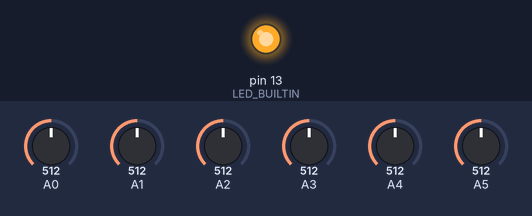
Simulated run of this sketch. Board: Arduino Leonardo, built with avr-gcc and run on an emulated ATmega32U4. On the bench: output pins drawn as LEDs (lit = HIGH). The inputs (shaded band) are chosen by the test bench; at power-on: A2 = 512, A0 = 512, A1 = 512, A3 = 512, A4 = 512, A5 = 512. What the sketch prints to the serial monitor is not drawn.

Above: at 4.2 s.
4.3 s: A2 set to 419
5.8 s: A2 set to 395
Timing chart, 0 to 8.8 s (numbered marks = the images above; inputs shaded):
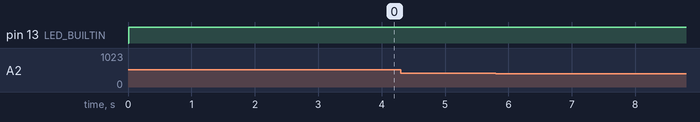

The sketch:

body808.ino
```cpp
/*
  body808 — body percussion with piezo sensors -> MIDI

  Board: Arduino Mega 2560
  Up to 6 piezo discs on A0..A5. Each hit becomes a MIDI Note On whose
  velocity follows how hard you hit, on MIDI channel 10 (drums).

  Wiring per piezo (repeat for each analog pin). The protection is NOT
  optional: a hard hit gives tens of volts, the pin survives -0.5..5.5 V.
  See docs/hardware.md and docs/protection-circuit.svg.

      piezo red ---+----[ R2 10k ]----+----[ R3 1k ]----> A0..A5
                   |                  |
                R1 1M          D1 zener 5.1 V (BZX55C5V1)
                   |             band (cathode) on this node, anode to GND
                   |                  |
      piezo black -+------------------+-----------------> GND

  Output (pick with MIDI_MODE below):
    MIDI_MODE_DISPLAY     human-readable hits on the USB serial monitor (115200)
    MIDI_MODE_SERIAL      real MIDI bytes on Serial1 / TX1 (pin 18) at 31250 baud,
                          for a 5-pin DIN socket or a wireless MIDI transmitter
    MIDI_MODE_USB_SERIAL  raw MIDI bytes on the USB serial port (115200), for
                          tools/serial_midi_bridge.py on the PC
  DISPLAY and USB_SERIAL both use the USB port, so don't enable both.

  Set CALIBRATE to 1 to stream the raw sensor values to the Arduino
  Serial Plotter, then tune threshold / maxLevel for each pad.
*/

#define MIDI_MODE_DISPLAY (1 << 0)
#define MIDI_MODE_SERIAL (1 << 1)
#define MIDI_MODE_USB_SERIAL (1 << 2)

//#define MIDI_MODE (MIDI_MODE_DISPLAY | MIDI_MODE_SERIAL)
#define MIDI_MODE MIDI_MODE_DISPLAY

#define CALIBRATE 0

// Optional global sensitivity knob: a 10k potentiometer between 5V and GND,
// wiper on SENSITIVITY_PIN. Middle = thresholds as configured, left = half as
// sensitive, right = twice as sensitive. Keep it at 0 when no knob is wired:
// an unconnected pin reads noise and the sensitivity would jump around.
#define SENSITIVITY_KNOB 0
const uint8_t SENSITIVITY_PIN = A6;

#if (MIDI_MODE & MIDI_MODE_DISPLAY) && (MIDI_MODE & MIDI_MODE_USB_SERIAL)
#error "MIDI_MODE_DISPLAY and MIDI_MODE_USB_SERIAL both use the USB serial port"
#endif

const uint8_t MIDI_CHANNEL = 9;  // 0-based: 9 = MIDI channel 10, the drum channel

// Timing of the hit detector (all in microseconds)
const unsigned long SCAN_US = 2500;       // after crossing threshold, look this long for the peak
const unsigned long MASK_US = 30000;      // ignore the pad this long after a hit (ringing)
const unsigned long DECAY_US = 50000;     // then the retrigger threshold decays over this long
const unsigned long NOTE_LEN_US = 60000;  // Note Off this long after Note On
const unsigned long XTALK_US = 8000;      // crosstalk window between pads

const float RETRIGGER_RATIO = 0.25;  // right after a hit, need this fraction of its peak to retrigger
// RETRIGGER_RATIO and DECAY_US come from sim/tuning.py: lower values let the zener's
// tail after a hard hit play a second note (docs/simulation.md).
const float XTALK_RATIO = 0.4;      // drop a hit weaker than this fraction of a near-simultaneous hit on another pad
const float VELOCITY_CURVE = 0.6;   // <1 = soft hits louder, 1 = linear, >1 = need to hit harder

enum class MidiCommand {
  NOTE_OFF = 0x80,
  NOTE_ON = 0x90,
  POLY_PRESSURE = 0xA0,
  CONTROL_CHANGE = 0xB0,
  PROGRAM_CHANGE = 0xC0,
  CHANNEL_PRESSURE = 0xD0,
  PITCH_BEND = 0xE0
};

enum class PadState { IDLE, SCANNING, MASKED };

struct Pad {
  // configuration
  const char *name;
  uint8_t pin;
  uint8_t note;       // General MIDI drum map
  int threshold;      // raw ADC value (0..1023) below which nothing happens
  int maxLevel;       // raw ADC value that gives velocity 127
  // runtime
  PadState state;
  int peak;
  unsigned long scanStart;
  unsigned long lastHit;
  int lastPeak;
  bool noteIsOn;
};

// One pad per sound, in a fixed order. Where each pad sits on the body is up to
// you: plug it into the input of the sound you want, then calibrate. Notes follow
// the GM drum map, so any drum kit or sampler works before you load beatbox samples.
// Same order and notes as PADS in tools/make_hydrogen_kit.py.
Pad pads[] = {
  { "kick", A0, 36, 40, 600 },
  { "snare", A1, 38, 40, 600 },
  { "hihat", A2, 42, 40, 600 },
  { "bass", A3, 35, 40, 600 },
  { "clap", A4, 39, 40, 600 },
  { "openhat", A5, 46, 40, 600 },
};
const uint8_t PAD_COUNT = sizeof(pads) / sizeof(pads[0]);

// Multiplies every pad's threshold and maxLevel: 0.5 = twice as sensitive,
// 2 = half as sensitive. Set by the sensitivity knob, 1 without it.
float levelScale = 1.0;

int padThreshold(const Pad &pad) {
  return (int)(pad.threshold * levelScale);
}

int padMaxLevel(const Pad &pad) {
  int threshold = padThreshold(pad);
  return constrain((int)(pad.maxLevel * levelScale), threshold + 1, 1023);
}

void midiSend(uint8_t status, uint8_t data1, uint8_t data2) {
  if (MIDI_MODE & MIDI_MODE_SERIAL) {
    Serial1.write(status);
    Serial1.write(data1);
    Serial1.write(data2);
  }
  if (MIDI_MODE & MIDI_MODE_USB_SERIAL) {
    Serial.write(status);
    Serial.write(data1);
    Serial.write(data2);
  }
}

void writeMidiNote(MidiCommand command, const Pad &pad, uint8_t velocity) {
  midiSend((uint8_t)command | MIDI_CHANNEL, pad.note, velocity);

  if (MIDI_MODE & MIDI_MODE_DISPLAY) {
    if (command == MidiCommand::NOTE_ON) {
      Serial.print(F("Note On : "));
      Serial.print(pad.name);
      Serial.print(F(" note="));
      Serial.print(pad.note);
      Serial.print(F(" vel="));
      Serial.print(velocity);
      Serial.print(F(" peak="));
      Serial.println(pad.peak);
    }
  }
}

uint8_t peakToVelocity(const Pad &pad, int peak) {
  int threshold = padThreshold(pad);
  float x = float(peak - threshold) / float(padMaxLevel(pad) - threshold);
  x = constrain(x, 0.0, 1.0);
  return 1 + (uint8_t)(pow(x, VELOCITY_CURVE) * 126.0 + 0.5);
}

// Piezos are a high impedance source, so the ADC sample-and-hold still holds
// the previous channel's voltage after switching the multiplexer. Throwing
// away the first conversion removes most of the electrical crosstalk.
int readPiezo(uint8_t pin) {
  analogRead(pin);
  return analogRead(pin);
}

// The threshold is raised right after a hit so the pad's own ringing
// doesn't retrigger it, then decays back to the configured value.
int currentThreshold(const Pad &pad, unsigned long now) {
  unsigned long since = now - pad.lastHit;
  int threshold = padThreshold(pad);
  if (pad.lastPeak == 0 || since >= MASK_US + DECAY_US) return threshold;
  float left = 1.0 - float(since - MASK_US) / float(DECAY_US);
  int dynamic = (int)(pad.lastPeak * RETRIGGER_RATIO * left);
  return max(threshold, dynamic);
}

// Read the knob every 20 ms. Small changes are ignored so the value doesn't
// flicker between two steps.
void updateSensitivity() {
  static unsigned long lastRead = 0;
  static int lastValue = -100;
  if (millis() - lastRead < 20) return;
  lastRead = millis();

  int value = readPiezo(SENSITIVITY_PIN);
  if (abs(value - lastValue) < 8) return;
  lastValue = value;
  levelScale = pow(2.0, (512 - value) / 512.0);

  if (MIDI_MODE & MIDI_MODE_DISPLAY) {
    Serial.print(F("sensitivity: "));
    Serial.print((int)(100.0 / levelScale + 0.5));
    Serial.println('%');
  }
}

// A hit on one pad shakes the body and shows up, weaker, on the others.
// Drop this hit if another pad fired a much stronger hit just now.
bool isCrosstalk(uint8_t index, unsigned long now) {
  for (uint8_t i = 0; i < PAD_COUNT; i++) {
    if (i == index || pads[i].lastPeak == 0) continue;
    if (now - pads[i].lastHit < XTALK_US && pads[index].peak < pads[i].lastPeak * XTALK_RATIO) {
      return true;
    }
  }
  return false;
}

void updatePad(uint8_t index, int value, unsigned long now) {
  Pad &pad = pads[index];

  if (pad.noteIsOn && now - pad.lastHit >= NOTE_LEN_US) {
    writeMidiNote(MidiCommand::NOTE_OFF, pad, 0);
    pad.noteIsOn = false;
  }

  switch (pad.state) {
    case PadState::IDLE:
      if (value > currentThreshold(pad, now)) {
        pad.state = PadState::SCANNING;
        pad.scanStart = now;
        pad.peak = value;
      }
      break;

    case PadState::SCANNING:
      if (value > pad.peak) pad.peak = value;
      if (now - pad.scanStart >= SCAN_US) {
        if (isCrosstalk(index, now)) {
          pad.state = PadState::IDLE;
          break;
        }
        if (pad.noteIsOn) writeMidiNote(MidiCommand::NOTE_OFF, pad, 0);
        writeMidiNote(MidiCommand::NOTE_ON, pad, peakToVelocity(pad, pad.peak));
        pad.noteIsOn = true;
        pad.lastHit = now;
        pad.lastPeak = pad.peak;
        pad.state = PadState::MASKED;
      }
      break;

    case PadState::MASKED:
      if (now - pad.lastHit >= MASK_US) pad.state = PadState::IDLE;
      break;
  }
}

void setup() {
  pinMode(LED_BUILTIN, OUTPUT);

  // ADC clock prescaler 16 instead of 128: ~16 us per conversion instead of
  // ~110 us, so all 6 pads are sampled every ~0.2 ms. Accuracy stays fine.
  ADCSRA = (ADCSRA & ~0x07) | 0x04;

  if (MIDI_MODE & MIDI_MODE_SERIAL) Serial1.begin(31250);
  if (CALIBRATE || (MIDI_MODE & (MIDI_MODE_DISPLAY | MIDI_MODE_USB_SERIAL))) Serial.begin(115200);

  for (uint8_t i = 0; i < PAD_COUNT; i++) {
    pads[i].state = PadState::IDLE;
    pads[i].lastPeak = 0;
    pads[i].noteIsOn = false;
  }

  if (MIDI_MODE & MIDI_MODE_DISPLAY) {
    Serial.print(F("body808 ready, pads: "));
    Serial.println(PAD_COUNT);
  }
}

#if CALIBRATE
// Serial Plotter: one line per scan, peak of each pad over ~10 ms
void loop() {
  static int peaks[PAD_COUNT];
  static unsigned long last = 0;
  for (uint8_t i = 0; i < PAD_COUNT; i++) {
    peaks[i] = max(peaks[i], readPiezo(pads[i].pin));
  }
  if (millis() - last >= 10) {
    last = millis();
    for (uint8_t i = 0; i < PAD_COUNT; i++) {
      Serial.print(peaks[i]);
      Serial.print(i + 1 < PAD_COUNT ? ' ' : '\n');
      peaks[i] = 0;
    }
  }
}
#else
void loop() {
  if (SENSITIVITY_KNOB) updateSensitivity();

  bool anyActive = false;
  for (uint8_t i = 0; i < PAD_COUNT; i++) {
    int value = readPiezo(pads[i].pin);
    updatePad(i, value, micros());
    anyActive |= pads[i].noteIsOn;
  }
  digitalWrite(LED_BUILTIN, anyActive ? HIGH : LOW);
}
#endif
```

Measured:
- after the input at 4.3 s, every drawn part: stays the same
- after the input at 5.8 s, every drawn part: stays the same
